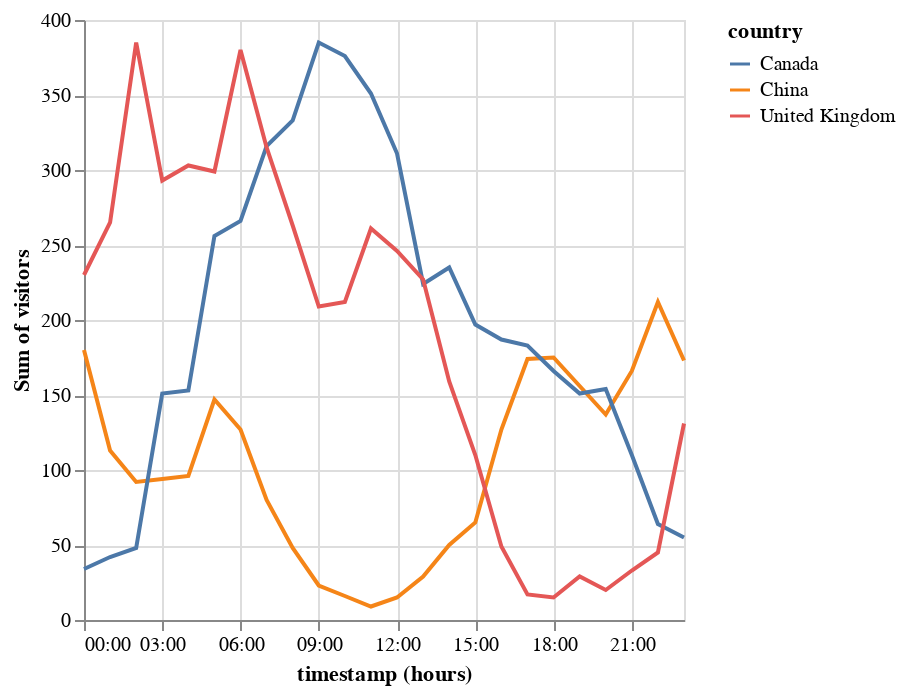

Source (notebook cell):
### Markdown cell above
## Canada, UK China time shift

### with Altair doing the filtering

### Code cell
alt.Chart(pageviews).mark_line().encode(
    x = 'hours(timestamp):T',
    y = 'sum(visitors):Q',
    color = 'country'
).transform_filter(
    (datum.country == 'Canada') | \
    (datum.country == 'United Kingdom') | \
    (datum.country == 'China')
)

### Figure 1 — Vega specification as saved in the notebook (floating-point values rounded to 4 significant figures)
{"$schema": "https://vega.github.io/schema/vega/v5.json", "data": [{"name": "source_0", "values": [{"hours_timestamp": "2012-01-01T06:00:00.000", "country": "China", "sum_visitors": 127}, {"hours_timestamp": "2012-01-01T11:00:00.000", "country": "Canada", "sum_visitors": 351}, {"hours_timestamp": "2012-01-01T05:00:00.000", "country": "United Kingdom", "sum_visitors": 299}, {"hours_timestamp": "2012-01-01T13:00:00.000", "country": "United Kingdom", "sum_visitors": 227}, {"hours_timestamp": "2012-01-01T04:00:00.000", "country": "United Kingdom", "sum_visitors": 303}, {"hours_timestamp": "2012-01-01T23:00:00.000", "country": "Canada", "sum_visitors": 55}, {"hours_timestamp": "2012-01-01T09:00:00.000", "country": "Canada", "sum_visitors": 385}, {"hours_timestamp": "2012-01-01T10:00:00.000", "country": "United Kingdom", "sum_visitors": 212}, {"hours_timestamp": "2012-01-01T04:00:00.000", "country": "China", "sum_visitors": 96}, {"hours_timestamp": "2012-01-01T16:00:00.000", "country": "China", "sum_visitors": 127}, {"hours_timestamp": "2012-01-01T08:00:00.000", "country": "Canada", "sum_visitors": 333}, {"hours_timestamp": "2012-01-01T03:00:00.000", "country": "United Kingdom", "sum_visitors": 293}, {"hours_timestamp": "2012-01-01T15:00:00.000", "country": "United Kingdom", "sum_visitors": 110}, {"hours_timestamp": "2012-01-01T19:00:00.000", "country": "Canada", "sum_visitors": 151}, {"hours_timestamp": "2012-01-01T05:00:00.000", "country": "China", "sum_visitors": 147}, {"hours_timestamp": "2012-01-01T20:00:00.000", "country": "Canada", "sum_visitors": 154}, {"hours_timestamp": "2012-01-01T08:00:00.000", "country": "United Kingdom", "sum_visitors": 263}, {"hours_timestamp": "2012-01-01T14:00:00.000", "country": "China", "sum_visitors": 50}, {"hours_timestamp": "2012-01-01T13:00:00.000", "country": "China", "sum_visitors": 29}, {"hours_timestamp": "2012-01-01T10:00:00.000", "country": "Canada", "sum_visitors": 376}, {"hours_timestamp": "2012-01-01T07:00:00.000", "country": "United Kingdom", "sum_visitors": 315}, {"hours_timestamp": "2012-01-01T00:00:00.000", "country": "United Kingdom", "sum_visitors": 230}, {"hours_timestamp": "2012-01-01T15:00:00.000", "country": "China", "sum_visitors": 65}, {"hours_timestamp": "2012-01-01T02:00:00.000", "country": "United Kingdom", "sum_visitors": 385}, {"hours_timestamp": "2012-01-01T16:00:00.000", "country": "Canada", "sum_visitors": 187}, {"hours_timestamp": "2012-01-01T05:00:00.000", "country": "Canada", "sum_visitors": 256}, {"hours_timestamp": "2012-01-01T13:00:00.000", "country": "Canada", "sum_visitors": 224}, {"hours_timestamp": "2012-01-01T22:00:00.000", "country": "Canada", "sum_visitors": 64}, {"hours_timestamp": "2012-01-01T19:00:00.000", "country": "United Kingdom", "sum_visitors": 29}, {"hours_timestamp": "2012-01-01T04:00:00.000", "country": "Canada", "sum_visitors": 153}, {"hours_timestamp": "2012-01-01T21:00:00.000", "country": "China", "sum_visitors": 166}, {"hours_timestamp": "2012-01-01T00:00:00.000", "country": "China", "sum_visitors": 180}, {"hours_timestamp": "2012-01-01T01:00:00.000", "country": "China", "sum_visitors": 113}, {"hours_timestamp": "2012-01-01T01:00:00.000", "country": "United Kingdom", "sum_visitors": 265}, {"hours_timestamp": "2012-01-01T17:00:00.000", "country": "Canada", "sum_visitors": 183}, {"hours_timestamp": "2012-01-01T07:00:00.000", "country": "Canada", "sum_visitors": 316}, {"hours_timestamp": "2012-01-01T12:00:00.000", "country": "Canada", "sum_visitors": 311}, {"hours_timestamp": "2012-01-01T12:00:00.000", "country": "United Kingdom", "sum_visitors": 246}, {"hours_timestamp": "2012-01-01T06:00:00.000", "country": "Canada", "sum_visitors": 266}, {"hours_timestamp": "2012-01-01T03:00:00.000", "country": "Canada", "sum_visitors": 151}, {"hours_timestamp": "2012-01-01T15:00:00.000", "country": "Canada", "sum_visitors": 197}, {"hours_timestamp": "2012-01-01T14:00:00.000", "country": "Canada", "sum_visitors": 235}, {"hours_timestamp": "2012-01-01T21:00:00.000", "country": "Canada", "sum_visitors": 110}, {"hours_timestamp": "2012-01-01T08:00:00.000", "country": "China", "sum_visitors": 48}, {"hours_timestamp": "2012-01-01T06:00:00.000", "country": "United Kingdom", "sum_visitors": 380}, {"hours_timestamp": "2012-01-01T18:00:00.000", "country": "Canada", "sum_visitors": 166}, {"hours_timestamp": "2012-01-01T22:00:00.000", "country": "China", "sum_visitors": 212}, {"hours_timestamp": "2012-01-01T07:00:00.000", "country": "China", "sum_visitors": 80}, {"hours_timestamp": "2012-01-01T03:00:00.000", "country": "China", "sum_visitors": 94}, {"hours_timestamp": "2012-01-01T18:00:00.000", "country": "China", "sum_visitors": 175}, {"hours_timestamp": "2012-01-01T09:00:00.000", "country": "United Kingdom", "sum_visitors": 209}, {"hours_timestamp": "2012-01-01T11:00:00.000", "country": "United Kingdom", "sum_visitors": 261}, {"hours_timestamp": "2012-01-01T23:00:00.000", "country": "China", "sum_visitors": 173}, {"hours_timestamp": "2012-01-01T23:00:00.000", "country": "United Kingdom", "sum_visitors": 131}, {"hours_timestamp": "2012-01-01T19:00:00.000", "country": "China", "sum_visitors": 156}, {"hours_timestamp": "2012-01-01T20:00:00.000", "country": "China", "sum_visitors": 137}, {"hours_timestamp": "2012-01-01T14:00:00.000", "country": "United Kingdom", "sum_visitors": 159}, {"hours_timestamp": "2012-01-01T09:00:00.000", "country": "China", "sum_visitors": 23}, {"hours_timestamp": "2012-01-01T02:00:00.000", "country": "China", "sum_visitors": 92}, {"hours_timestamp": "2012-01-01T17:00:00.000", "country": "China", "sum_visitors": 174}, {"hours_timestamp": "2012-01-01T01:00:00.000", "country": "Canada", "sum_visitors": 42}, {"hours_timestamp": "2012-01-01T12:00:00.000", "country": "China", "sum_visitors": 15}, {"hours_timestamp": "2012-01-01T22:00:00.000", "country": "United Kingdom", "sum_visitors": 45}, {"hours_timestamp": "2012-01-01T20:00:00.000", "country": "United Kingdom", "sum_visitors": 20}, {"hours_timestamp": "2012-01-01T02:00:00.000", "country": "Canada", "sum_visitors": 48}, {"hours_timestamp": "2012-01-01T18:00:00.000", "country": "United Kingdom", "sum_visitors": 15}, {"hours_timestamp": "2012-01-01T00:00:00.000", "country": "Canada", "sum_visitors": 34}, {"hours_timestamp": "2012-01-01T21:00:00.000", "country": "United Kingdom", "sum_visitors": 33}, {"hours_timestamp": "2012-01-01T16:00:00.000", "country": "United Kingdom", "sum_visitors": 49}, {"hours_timestamp": "2012-01-01T10:00:00.000", "country": "China", "sum_visitors": 16}, {"hours_timestamp": "2012-01-01T17:00:00.000", "country": "United Kingdom", "sum_visitors": 17}, {"hours_timestamp": "2012-01-01T11:00:00.000", "country": "China", "sum_visitors": 9}], "transform": [{"type": "formula", "expr": "toDate(datum['hours_timestamp'])", "as": "hours_timestamp"}]}, {"name": "source_0_y_domain_sum_visitors", "values": [{"min": 9, "max": 385}]}, {"name": "source_0_color_domain_country", "values": [{"country": "China"}, {"country": "Canada"}, {"country": "United Kingdom"}]}], "marks": [{"type": "group", "name": "pathgroup", "from": {"facet": {"data": "source_0", "name": "faceted_path_main", "groupby": ["country"]}}, "encode": {"update": {"width": {"field": {"signal": null, "datum": null, "group": "width", "parent": null}}, "height": {"field": {"signal": null, "datum": null, "group": "height", "parent": null}}}}, "marks": [{"type": "line", "name": "marks", "from": {"data": "faceted_path_main"}, "sort": {"field": "datum[\"hours_timestamp\"]"}, "encode": {"update": {"description": {"signal": "\"timestamp (hours): \" + (timeFormat(datum[\"hours_timestamp\"], timeUnitSpecifier([\"hours\"], {\"year-month\":\"%b %Y \",\"year-month-date\":\"%b %d, %Y \"}))) + \"; Sum of visitors: \" + (format(datum[\"sum_visitors\"], \"\")) + \"; country: \" + (isValid(datum[\"country\"]) ? datum[\"country\"] : \"\"+datum[\"country\"])"}, "x": {"field": "hours_timestamp", "scale": "x"}, "y": {"field": "sum_visitors", "scale": "y"}, "stroke": {"field": "country", "scale": "color"}, "defined": {"signal": "isValid(datum[\"hours_timestamp\"]) && isFinite(+datum[\"hours_timestamp\"]) && isValid(datum[\"sum_visitors\"]) && isFinite(+datum[\"sum_visitors\"])"}}}, "style": ["line"]}]}], "scales": [{"name": "x", "type": "time", "domain": {"data": "source_0", "field": "hours_timestamp"}, "range": [0, {"signal": "width"}]}, {"name": "y", "type": "linear", "domain": [{"signal": "(data(\"source_0_y_domain_sum_visitors\")[0] || {}).min"}, {"signal": "(data(\"source_0_y_domain_sum_visitors\")[0] || {}).max"}], "range": [{"signal": "height"}, 0], "nice": true, "zero": true}, {"name": "color", "type": "ordinal", "domain": {"data": "source_0_color_domain_country", "field": "country", "sort": true}, "range": "category"}], "axes": [{"scale": "x", "orient": "bottom", "tickMinStep": {"signal": "datetime(2001, 0, 1, 1, 0, 0, 0) - datetime(2001, 0, 1, 0, 0, 0, 0)"}, "grid": true, "labels": false, "domain": false, "maxExtent": 0, "zindex": 0, "gridScale": "y", "minExtent": 0, "aria": false, "ticks": false}, {"scale": "y", "maxExtent": 0, "grid": true, "gridScale": "x", "aria": false, "orient": "left", "labels": false, "domain": false, "tickCount": {"signal": "ceil(height/40)"}, "minExtent": 0, "ticks": false, "zindex": 0}, {"scale": "x", "format": {"signal": "timeUnitSpecifier([\"hours\"], {\"year-month\":\"%b %Y \",\"year-month-date\":\"%b %d, %Y \"})"}, "zindex": 0, "grid": false, "orient": "bottom", "labelOverlap": true, "tickMinStep": {"signal": "datetime(2001, 0, 1, 1, 0, 0, 0) - datetime(2001, 0, 1, 0, 0, 0, 0)"}, "title": "timestamp (hours)", "labelFlush": true}, {"scale": "y", "grid": false, "title": "Sum of visitors", "orient": "left", "labelOverlap": true, "tickCount": {"signal": "ceil(height/40)"}, "zindex": 0}], "style": "cell", "width": 300, "background": "white", "height": 300, "padding": 5, "legends": [{"stroke": "color", "symbolType": "stroke", "title": "country"}]}
